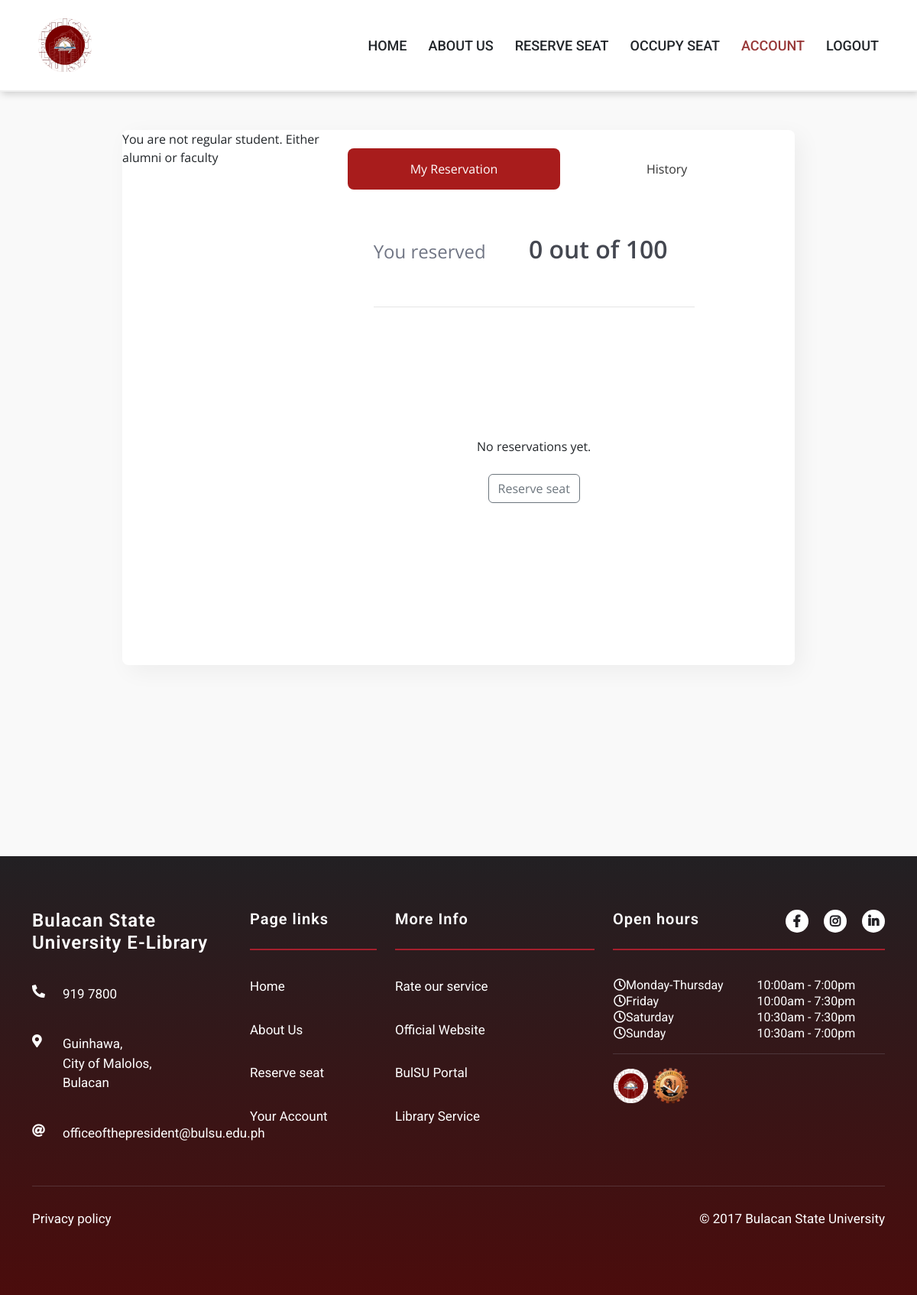
The app's page /profile.php (signed in), older data.
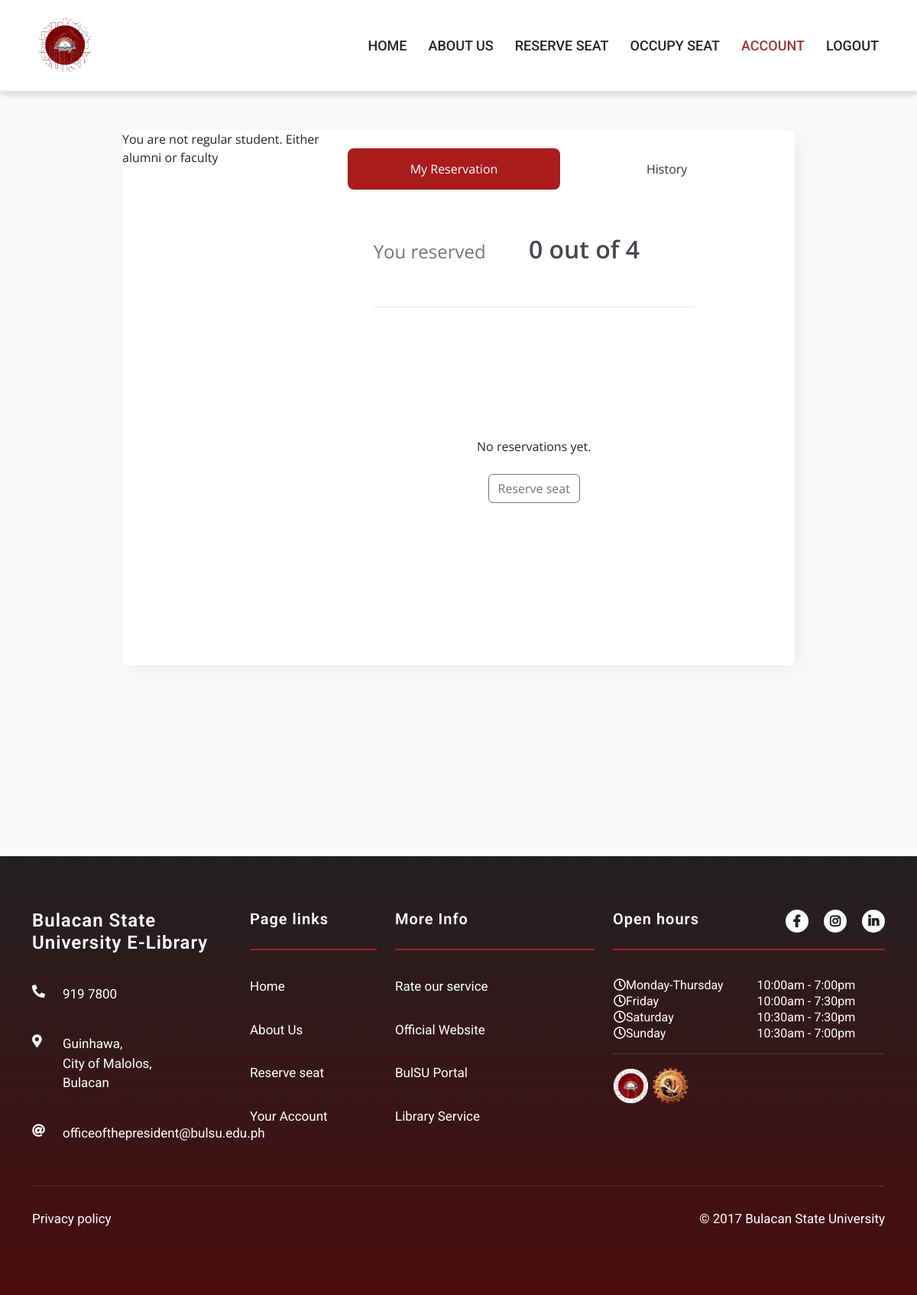
The same page, newer data.
### tables this page shows
CREATE TABLE `settings` (
  `settings_id` int(11) NOT NULL,
  `reservation` tinyint(1) DEFAULT NULL,
  `minDuration` int(11) DEFAULT NULL,
  `maxDuration` int(11) DEFAULT NULL,
  `reservePerDay` int(11) NOT NULL,
  `start_hour` time NOT NULL,
  `end_hour` time NOT NULL,
  `disabled_dates` text DEFAULT NULL
);

### php/profile_tab1.php (the view, shortened to what this page needs)
<div class="reservations-wrapper">
    <h2>
        You reserved
        <?php
        $count_query = "SELECT COUNT(*) AS reservation_count FROM reservation WHERE user_id = '{$_SESSION['user_id']}' AND date >= CURDATE()";
        $count_result = mysqli_query($conn, $count_query);
        $count_row = mysqli_fetch_assoc($count_result);
        $reservation_count = $count_row['reservation_count'];
        $settings_query = "SELECT reservePerDay FROM settings WHERE settings_id = '1'";
        $settings_result = mysqli_query($conn, $settings_query);
        $settings_row = mysqli_fetch_assoc($settings_result);
        $reservePerDay = $settings_row['reservePerDay'];
        echo "<span class='total-reservation'>{$reservation_count} out of {$reservePerDay}</span>";
        ?>
    </h2>
    <div class="reservations">
        <?php
        $query = "SELECT * FROM reservation WHERE user_id = '{$_SESSION['user_id']}' AND date >= CURDATE()  ORDER BY reservation_id DESC LIMIT {$reservePerDay}";
        $result = mysqli_query($conn, $query);
        if (mysqli_num_rows($result) > 0) {
            while ($row = mysqli_fetch_assoc($result)) {
                $seat_id = $row['seat_id'];
                $date = date('F j, Y', strtotime($row['date']));
                $start_time = date('h:i A', strtotime($row['start_time']));
                $end_time = date('h:i A', strtotime($row['end_time']));
                $seat_query = "SELECT * FROM seat WHERE seat_id = '$seat_id'";
                $seat_result = mysqli_query($conn, $seat_query);
                $seat_row = mysqli_fetch_assoc($seat_result);
                $seat_number = $seat_row['seat_number'];
                echo "<div class='row'><div class='col-6'>";
                echo "<h3>Seat {$seat_number}</h3>";
                echo "<p><ion-icon name='time-outline'></ion-icon> {$start_time} - {$end_time}<br>";
                echo "<ion-icon name='calendar-outline'></ion-icon> {$date}</p></div>";
                echo "<div class='col'>";
                echo "<a href='receipt.php?reservation_id={$row['reservation_id']}' class='btn btn-danger btn-sm'>View Details</a>&nbsp";
                $reservation_id = $row['reservation_id'];
                $sql_check_history = "SELECT COUNT(*) AS history_count FROM history WHERE reservation_id = $reservation_id";
                $result_check_history = $conn->query($sql_check_history);
                $sql_check_occupy = "SELECT COUNT(*) AS occupy_count FROM occupy WHERE reservation_id = $reservation_id";
                $result_check_occupy = $conn->query($sql_check_occupy);
                if ($result_check_occupy && $result_check_history) {
                    $row_check_history = $result_check_history->fetch_assoc();
                    $history_count = $row_check_history['history_count'];
                    $row_check_occupy = $result_check_occupy->fetch_assoc();
                    $occupy_count = $row_check_occupy['occupy_count'];
                    if ($history_count > 0) {
                        echo "<small class='text-success'>Completed</small>";
                    }
                    elseif ($occupy_count > 0) {
                        echo "<small class='text-warning' onclick='return false;' disabled>Occupying</small>";
                    }
                    else {
                        echo "<a href='#' class='btn text-danger btn-sm' onclick='confirmDelete({$row['reservation_id']}); return false;'>Cancel</a>";
                    }
                } else {
                    echo "Error: " . $conn->error;
                }
                echo "</div>";
                echo "</div>";
                echo "<br><br>";
            }
        } else {
            echo "<center> <br> <br> <br> <br> <br>No reservations yet. <br><br><a class='btn btn-outline-secondary 'href='reserve.php'>Reserve seat</a></center>";
        }
        ?>
    </div>
</div>

Row changes from the older to the newer data that the page shows:
changed settings: reservePerDay "100" → "4"
